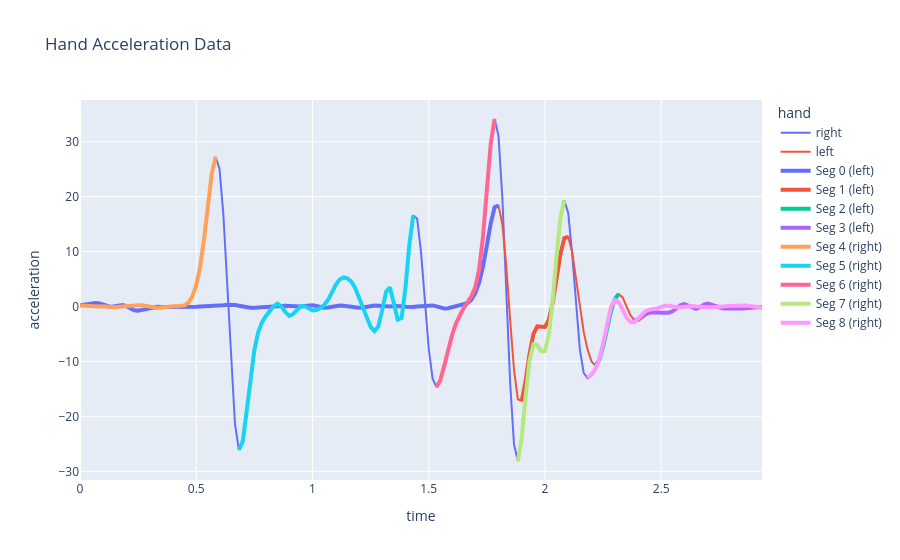

Here is the notebook cell this chart was saved with:
### Code cell
# Plot acceleration data
fig = px.line(acceleration_data, x='time', y='acceleration', color='hand', title='Hand Acceleration Data')

frame_count = len(acceleration_data['time'].where(acceleration_data['hand'] == 'right').dropna())
t_min = acceleration_data['time'].min()
fps = frame_count / (acceleration_data['time'].max() - t_min)
fps = 30

colours = px.colors.qualitative.Plotly

# 3. Over de segmenten loopen en ze specifiek per hand inkleuren
for index, row in segment_data.iterrows():
    segment_hand = row['hand']
    current_color = colours[index % len(colours)]
    
    # Filter direct op de hand én de hand-specifieke indices (geen tijdsberekening nodig!)
    segment_slice = acceleration_data[
        (acceleration_data['hand'] == segment_hand) &
        (acceleration_data['hand_index'] >= row['start']) & 
        (acceleration_data['hand_index'] <= row['end'])
    ]
    
    # Plot het segment eroverheen
    if not segment_slice.empty:
        fig.add_trace(
            go.Scatter(
                x=segment_slice['time'],
                y=segment_slice['acceleration'],
                mode='lines',
                line=dict(color=current_color, width=4),
                name=f"Seg {index} ({segment_hand})",
                legendgroup=f"Segment {index}",
                showlegend=True
            )
        )

fig.show()

### Figure 1 — Plotly figure (JSON) as saved in the notebook; plotly's stock layout.template omitted (floating-point values rounded to 4 significant figures; data arrays with more than 128 entries replaced by an {"elided": "..."} marker saying what was removed)
{"data": [{"hovertemplate": "hand=right<br>time=%{x}<br>acceleration=%{y}<extra></extra>", "legendgroup": "right", "line": {"color": "#636efa", "dash": "solid"}, "marker": {"symbol": "circle"}, "mode": "lines", "name": "right", "orientation": "v", "showlegend": true, "type": "scatter", "x": {"elided": "177 float values"}, "xaxis": "x", "y": {"elided": "177 float values"}, "yaxis": "y"}, {"hovertemplate": "hand=left<br>time=%{x}<br>acceleration=%{y}<extra></extra>", "legendgroup": "left", "line": {"color": "#EF553B", "dash": "solid"}, "marker": {"symbol": "circle"}, "mode": "lines", "name": "left", "orientation": "v", "showlegend": true, "type": "scatter", "x": {"elided": "177 float values"}, "xaxis": "x", "y": {"elided": "177 float values"}, "yaxis": "y"}, {"legendgroup": "Segment 0", "line": {"color": "#636EFA", "width": 4}, "mode": "lines", "name": "Seg 0 (left)", "showlegend": true, "type": "scatter", "x": [0.0, 0.01667, 0.03333, 0.05, 0.06667, 0.08333, 0.1, 0.1167, 0.1333, 0.15, 0.1667, 0.1833, 0.2, 0.2167, 0.2333, 0.25, 0.2667, 0.2833, 0.3, 0.3167, 0.3333, 0.35, 0.3667, 0.3833, 0.4, 0.4167, 0.4333, 0.45, 0.4667, 0.4833, 0.5, 0.5167, 0.5333, 0.55, 0.5667, 0.5833, 0.6, 0.6167, 0.6333, 0.65, 0.6667, 0.6833, 0.7, 0.7167, 0.7333, 0.75, 0.7667, 0.7833, 0.8, 0.8167, 0.8333, 0.85, 0.8667, 0.8833, 0.9, 0.9167, 0.9333, 0.95, 0.9667, 0.9833, 1.0, 1.017, 1.033, 1.05, 1.067, 1.083, 1.1, 1.117, 1.133, 1.15, 1.167, 1.183, 1.2, 1.217, 1.233, 1.25, 1.267, 1.283, 1.3, 1.317, 1.333, 1.35, 1.367, 1.383, 1.4, 1.417, 1.433, 1.45, 1.467, 1.483, 1.5, 1.517, 1.533, 1.55, 1.567, 1.583, 1.6, 1.617, 1.633, 1.65, 1.667, 1.683, 1.7, 1.717, 1.733, 1.75, 1.767, 1.783, 1.8], "y": [0.2446, 0.3159, 0.4412, 0.5883, 0.6542, 0.5422, 0.278, 0.01869, -0.07109, 0.04176, 0.2232, 0.2677, 0.05976, -0.3244, -0.6676, -0.7777, -0.6337, -0.3801, -0.1769, -0.0803, -0.06214, -0.07834, -0.09341, -0.08363, -0.05236, -0.03006, -0.04259, -0.07912, -0.09942, -0.08021, -0.0407, -0.01064, 0.005491, 0.0189, 0.03581, 0.06521, 0.1262, 0.2207, 0.3076, 0.3308, 0.2672, 0.1365, -0.01884, -0.1507, -0.219, -0.208, -0.1442, -0.08654, -0.07405, -0.08604, -0.07161, -0.006576, 0.08183, 0.1332, 0.1053, 0.02084, -0.04164, -0.01258, 0.1032, 0.2163, 0.2208, 0.08926, -0.1009, -0.2217, -0.1848, -0.01975, 0.143, 0.1967, 0.1432, 0.04261, -0.06443, -0.1597, -0.2132, -0.1823, -0.0591, 0.09002, 0.1665, 0.1343, 0.04494, -0.01722, 0.002889, 0.07845, 0.1105, 0.04433, -0.05702, -0.1003, -0.0674, 0.005704, 0.09491, 0.1863, 0.2419, 0.2022, 0.03271, -0.2062, -0.3582, -0.3087, -0.1182, 0.05676, 0.1619, 0.2943, 0.6073, 1.254, 2.419, 4.358, 7.302, 11.15, 15.17, 18.07, 18.38]}, {"legendgroup": "Segment 1", "line": {"color": "#EF553B", "width": 4}, "mode": "lines", "name": "Seg 1 (left)", "showlegend": true, "type": "scatter", "x": [1.9, 1.917, 1.933, 1.95, 1.967, 1.983, 2.0, 2.017, 2.033, 2.05, 2.067, 2.083, 2.1], "y": [-17.16, -13.52, -8.648, -5.038, -3.621, -3.684, -3.726, -2.412, 0.7564, 5.198, 9.585, 12.45, 12.68]}, {"legendgroup": "Segment 2", "line": {"color": "#00CC96", "width": 4}, "mode": "lines", "name": "Seg 2 (left)", "showlegend": true, "type": "scatter", "x": [2.217, 2.233, 2.25, 2.267, 2.283, 2.3, 2.317], "y": [-10.73, -9.755, -7.264, -4.038, -0.9465, 1.33, 2.268]}, {"legendgroup": "Segment 3", "line": {"color": "#AB63FA", "width": 4}, "mode": "lines", "name": "Seg 3 (left)", "showlegend": true, "type": "scatter", "x": [2.383, 2.4, 2.417, 2.433, 2.45, 2.467, 2.483, 2.5, 2.517, 2.533, 2.55, 2.567, 2.583, 2.6, 2.617, 2.633, 2.65, 2.667, 2.683, 2.7, 2.717, 2.733, 2.75, 2.767, 2.783, 2.8, 2.817, 2.833, 2.85, 2.867, 2.883, 2.9, 2.917, 2.933], "y": [-2.44, -2.436, -1.916, -1.385, -1.103, -1.046, -1.085, -1.142, -1.177, -1.111, -0.8173, -0.2823, 0.2527, 0.4492, 0.2042, -0.224, -0.4072, -0.1317, 0.3359, 0.5223, 0.2932, -0.08439, -0.3237, -0.3624, -0.3073, -0.2729, -0.2963, -0.3482, -0.3787, -0.3558, -0.2824, -0.1905, -0.1148, -0.06837]}, {"legendgroup": "Segment 4", "line": {"color": "#FFA15A", "width": 4}, "mode": "lines", "name": "Seg 4 (right)", "showlegend": true, "type": "scatter", "x": [0.0, 0.01667, 0.03333, 0.05, 0.06667, 0.08333, 0.1, 0.1167, 0.1333, 0.15, 0.1667, 0.1833, 0.2, 0.2167, 0.2333, 0.25, 0.2667, 0.2833, 0.3, 0.3167, 0.3333, 0.35, 0.3667, 0.3833, 0.4, 0.4167, 0.4333, 0.45, 0.4667, 0.4833, 0.5, 0.5167, 0.5333, 0.55, 0.5667, 0.5833], "y": [0.1807, 0.1337, 0.05899, -0.01166, -0.02167, 0.0279, 0.04906, -0.01774, -0.1092, -0.1181, -0.03404, 0.051, 0.07399, 0.07968, 0.1372, 0.2225, 0.2347, 0.1166, -0.07819, -0.2345, -0.2688, -0.1843, -0.05683, 0.03377, 0.05743, 0.03478, 0.03659, 0.2025, 0.7302, 1.856, 3.897, 7.26, 12.2, 18.32, 24.14, 27.21]}, {"legendgroup": "Segment 5", "line": {"color": "#19D3F3", "width": 4}, "mode": "lines", "name": "Seg 5 (right)", "showlegend": true, "type": "scatter", "x": [0.6833, 0.7, 0.7167, 0.7333, 0.75, 0.7667, 0.7833, 0.8, 0.8167, 0.8333, 0.85, 0.8667, 0.8833, 0.9, 0.9167, 0.9333, 0.95, 0.9667, 0.9833, 1.0, 1.017, 1.033, 1.05, 1.067, 1.083, 1.1, 1.117, 1.133, 1.15, 1.167, 1.183, 1.2, 1.217, 1.233, 1.25, 1.267, 1.283, 1.3, 1.317, 1.333, 1.35, 1.367, 1.383, 1.4, 1.417, 1.433], "y": [-26.11, -24.56, -19.11, -12.85, -7.869, -4.671, -2.827, -1.718, -0.8011, 0.08686, 0.5196, 0.0387, -1.027, -1.687, -1.363, -0.4831, 0.114, 0.03381, -0.425, -0.7171, -0.6264, -0.2777, 0.281, 1.209, 2.54, 3.938, 4.929, 5.293, 5.132, 4.543, 3.396, 1.635, -0.3846, -2.216, -3.708, -4.499, -3.6, -0.6105, 2.704, 3.48, 0.8987, -2.352, -2.08, 3.447, 11.35, 16.57]}, {"legendgroup": "Segment 6", "line": {"color": "#FF6692", "width": 4}, "mode": "lines", "name": "Seg 6 (right)", "showlegend": true, "type": "scatter", "x": [1.533, 1.55, 1.567, 1.583, 1.6, 1.617, 1.633, 1.65, 1.667, 1.683, 1.7, 1.717, 1.733, 1.75, 1.767, 1.783], "y": [-14.66, -13.38, -10.8, -7.916, -5.255, -3.097, -1.493, -0.2773, 0.7673, 1.857, 3.5, 6.772, 12.77, 21.25, 29.7, 34.14]}, {"legendgroup": "Segment 7", "line": {"color": "#B6E880", "width": 4}, "mode": "lines", "name": "Seg 7 (right)", "showlegend": true, "type": "scatter", "x": [1.883, 1.9, 1.917, 1.933, 1.95, 1.967, 1.983, 2.0, 2.017, 2.033, 2.05, 2.067, 2.083], "y": [-28.12, -23.85, -16.29, -9.856, -6.882, -6.991, -8.162, -8.097, -5.087, 1.24, 9.319, 16.26, 19.34]}, {"legendgroup": "Segment 8", "line": {"color": "#FF97FF", "width": 4}, "mode": "lines", "name": "Seg 8 (right)", "showlegend": true, "type": "scatter", "x": [2.183, 2.2, 2.217, 2.233, 2.25, 2.267, 2.283, 2.3, 2.317, 2.333, 2.35, 2.367, 2.383, 2.4, 2.417, 2.433, 2.45, 2.467, 2.483, 2.5, 2.517, 2.533, 2.55, 2.567, 2.583, 2.6, 2.617, 2.633, 2.65, 2.667, 2.683, 2.7, 2.717, 2.733, 2.75, 2.767, 2.783, 2.8, 2.817, 2.833, 2.85, 2.867, 2.883, 2.9, 2.917, 2.933], "y": [-13.01, -12.4, -11.34, -9.609, -6.725, -3.131, -0.1402, 1.184, 0.8158, -0.5124, -1.933, -2.804, -2.856, -2.241, -1.414, -0.8189, -0.5787, -0.493, -0.3212, -0.04758, 0.1445, 0.1265, -0.02786, -0.1415, -0.1106, 0.01692, 0.1128, 0.1047, 0.0219, -0.06637, -0.1185, -0.1369, -0.142, -0.1337, -0.08559, 0.004997, 0.09083, 0.13, 0.1376, 0.1531, 0.1794, 0.175, 0.1029, -0.02159, -0.1438, -0.2273]}], "layout": {"legend": {"title": {"text": "hand"}, "tracegroupgap": 0}, "title": {"text": "Hand Acceleration Data"}, "xaxis": {"anchor": "y", "domain": [0, 1], "title": {"text": "time"}}, "yaxis": {"anchor": "x", "domain": [0, 1], "title": {"text": "acceleration"}}}}
